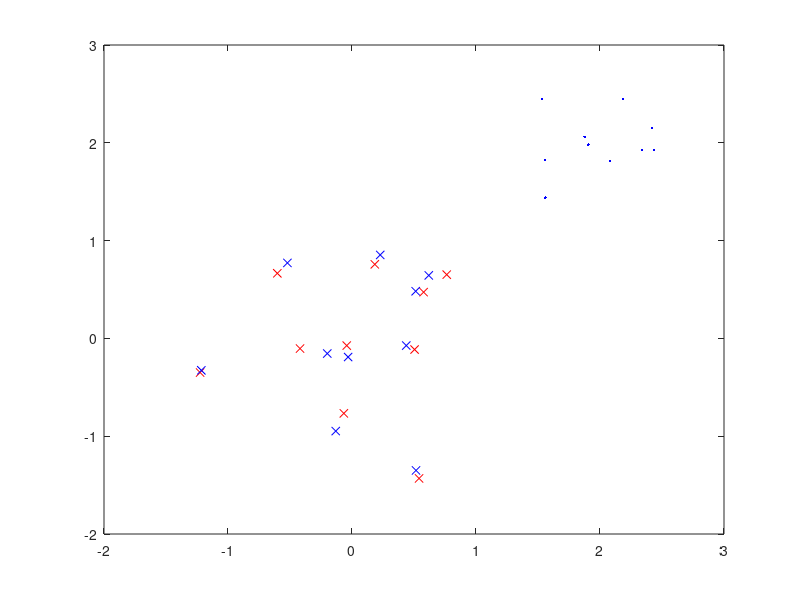

MATLAB code for this plot:
rng('default')
n = 10;
X = normrnd(0,1,[n 2]);

S = [0.5 -sqrt(3)/2; sqrt(3)/2 0.5];
Y = normrnd(0.5*X*S+2,0.05,n,2);


[d,Z,tr] = procrustes(X,Y);
plot(X(:,1),X(:,2),'rx',Y(:,1),Y(:,2),'b.',Z(:,1),Z(:,2),'bx');